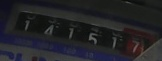
#> input picture single_cnn/img1.jpg, 162 x 61 px, given as the content of the folder ../meter_regions1, which was not available
$ python picture_cutting.py
#> lines starting #> are read from the running program, lines starting #| are printed output that depends on the picture; pictures that were not available may be replaced by others from this repository, and a replacement may not be noted
### single_cnn/info.py
from datetime import datetime


def info_out(message, thread_id=None):
    """带线程ID的日志输出"""
    timestamp = datetime.now().strftime("%Y-%m-%d %H:%M:%S")
    log_entry = f"[{timestamp}]"

    if thread_id is not None:
        log_entry += f" [线程{thread_id}]"

    log_entry += f" {message}"

    #print(log_entry)
    # with open(f"logs/training_log_{thread_id or 'main'}.txt", "a", encoding="utf-8") as f:
    #     f.write(log_entry + "\n")
    with open(f"../logs.txt", "a", encoding="utf-8") as f:
        f.write(log_entry + "\n")

### single_cnn/picture_cutting.py
from PIL import Image
import os
import pandas as pd
from CLAHE import func1
from info import info_out
import csv

# [58 lines left out: function crop_and_save_images, not called in this run]

def split_images_parts(input_folder, output_base_folder):
    """
        将读数区域均分为六份
    """
#> called with input_folder = '../meter_regions1', output_base_folder = '../split_images/images'
    # 确保输出基础目录存在
    os.makedirs(output_base_folder, exist_ok=True)
    # 获取输入文件夹中的所有图片文件
    image_extensions = ('.jpg', '.jpeg', '.bmp', '.gif', '.webp')
    image_files = [f for f in os.listdir(input_folder)
                   if f.lower().endswith(image_extensions)]
    if not image_files:
        info_out(f"[split_images_parts] 在文件夹 {input_folder} 中没有找到图片文件")
        return
    info_out(f"[split_images_parts] 找到 {len(image_files)} 张图片需要处理")

    for image_file in image_files:
        original_path = os.path.join(input_folder, image_file)
        try:
            with Image.open(original_path) as img:
#> img is the input picture: PIL image 162x61 RGB; mean R, G, B 34.3, 34.5, 38.5
                width, height = img.size
#> width = 162; height = 61
                part_width = width // 6
#> part_width = 27
                for i in range(6):
                    left = i * part_width
                    right = (i + 1) * part_width if i < 5 else width

                    # 切割图片
                    cropped_img = img.crop((left, 0, right, height))

                    # 保存切割后的图片
                    output_path = os.path.join(output_base_folder, f"{image_file.split('.')[0]}_part_{i + 1}{os.path.splitext(image_file)[1]}")
                    cropped_img.save(output_path)
#> this loop made 6 passes
#> pass 1, in split_images_parts, `cropped_img = img.crop((left, 0, right, height))`:
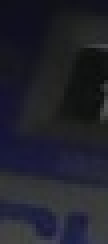
#> cropped_img: PIL image 27x61 RGB (shown 4 times larger); mean R, G, B 32.6, 33.5, 43.1
#> pass 2, in split_images_parts, `cropped_img = img.crop((left, 0, right, height))`:
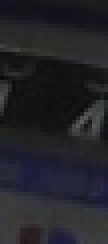
#> cropped_img: PIL image 27x61 RGB (shown 4 times larger); mean R, G, B 34.2, 35.5, 40
#> pass 3, in split_images_parts, `cropped_img = img.crop((left, 0, right, height))`:
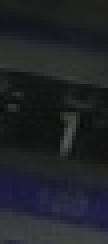
#> cropped_img: PIL image 27x61 RGB (shown 4 times larger); mean R, G, B 33, 34.7, 39.4
#> after the loop:
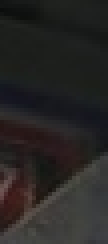
#> cropped_img: PIL image 27x61 RGB (shown 4 times larger); mean R, G, B 39.5, 37.4, 36.4

            #info_out(f"[split_images_parts] 成功处理: {image_file} → 保存到 {output_base_folder}")
        except Exception as e:
            info_out(f"[split_images_parts] 处理图片 {image_file} 时出错: {str(e)}")

# [59 lines left out: function get_labels, not called in this run]
def image_process():
    current_dir = os.path.dirname(os.path.abspath(__file__))
    # os.path.join(os.path.dirname(current_dir), "images")  # 假设上一级目录中有images文件夹
    input_folder = r'../meter_regions1'
    # 设置输出基础文件夹（上一级目录中的split_images）
    # os.path.join(os.path.dirname(current_dir), "split_images")
    output_base_folder = r'../split_images/images'
    split_images_parts(input_folder, output_base_folder)
    print("所有图片处理完成！")

def pre_process(img_dir):
    for img in os.listdir(img_dir):
        func1(img_dir, img)

if __name__ == "__main__":
    #pre_process(r'../meter_regions1')
    image_process()
    #get_labels(r'../任务一标签（新）.csv',r'../split_images/labels.csv')
